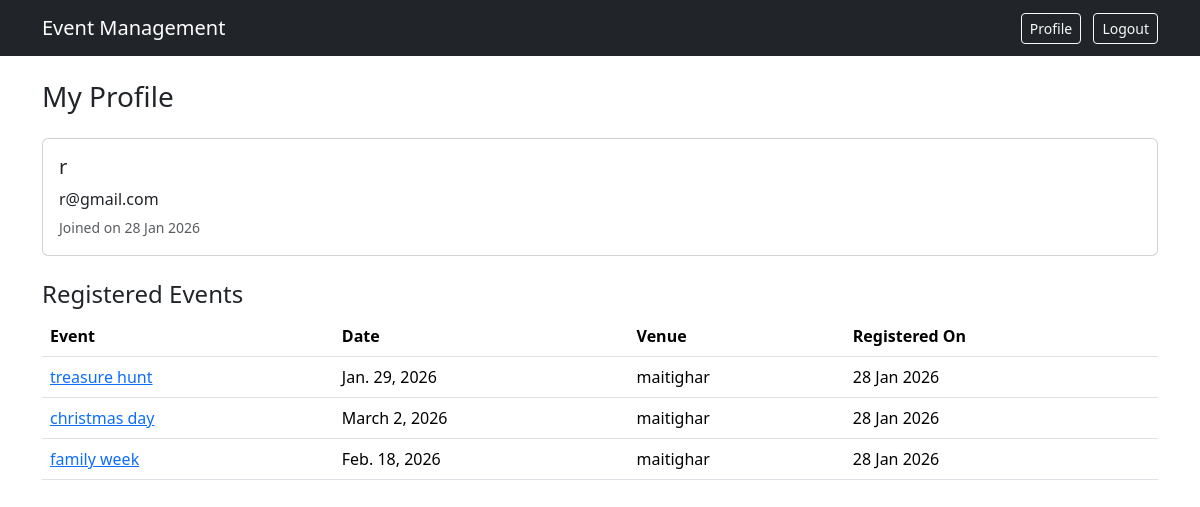
Before: /profile/ (signed in) with the older database file.
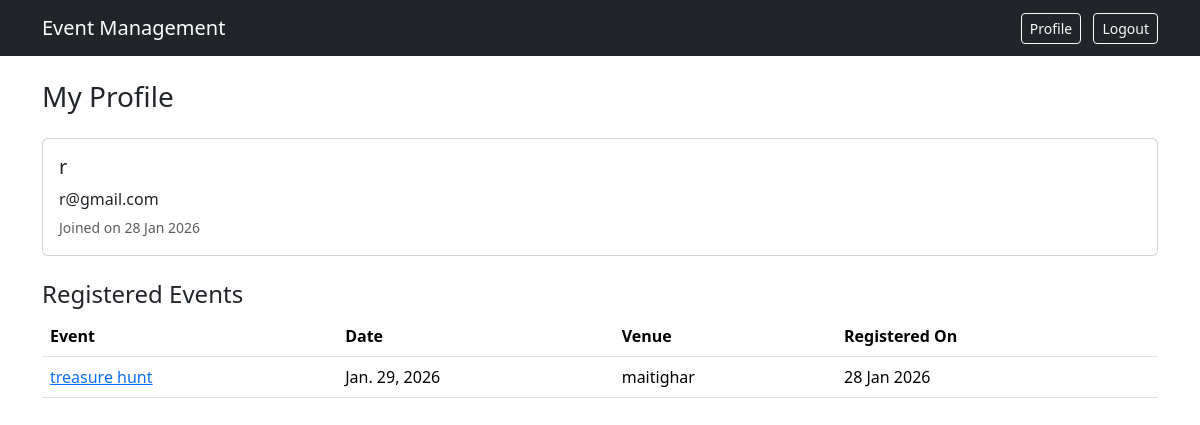
After: the same page with the newer database file.
### events/models.py (models this page shows, shortened)
class EventRegistration(models.Model):
    user=models.ForeignKey(User,on_delete=models.CASCADE)
    event=models.ForeignKey(Event, on_delete=models.CASCADE)
    registered_at=models.DateTimeField(auto_now_add=True)
    class Meta:
        unique_together=('user','event')

class Event(models.Model):
    title=models.CharField(max_length=100)
    description=models.TextField(blank=True)
    date=models.DateField()
    time=models.TimeField()
    venue=models.CharField(max_length=100)
    registration_deadline=models.DateField()
    max_participants=models.IntegerField()
    banner=models.ImageField(upload_to="event_banners/",null=True,blank=True)
    created_at=models.DateTimeField(auto_now_add=True)

### events/views.py (the view)
# urls.py: path('profile/',views.profile,name="profile")
@login_required(login_url='login')
def profile(request):
    registrations = EventRegistration.objects.filter(
        user=request.user
    ).select_related('event').order_by('-registered_at')
    context = {
        'registrations': registrations
    }
    return render(request, 'events/profile.html', context)

### events/templates/events/profile.html
{% extends 'events/base.html' %}
{% block content %}
<h3 class="mb-4">My Profile</h3>
<div class="card mb-4">
    <div class="card-body">
        <h5>{{ request.user.username }}</h5>
        <p class="mb-1">{{ request.user.email }}</p>
        <small class="text-muted">
            Joined on {{ request.user.date_joined|date:"d M Y" }}
        </small>
    </div>
</div>
<h4>Registered Events</h4>
{% if registrations %}
<table class="table">
    <thead>
        <tr>
            <th>Event</th>
            <th>Date</th>
            <th>Venue</th>
            <th>Registered On</th>
        </tr>
    </thead>
    <tbody>
        {% for reg in registrations %}
        <tr>
            <td>
                <a href="{% url 'event_detail' reg.event.id %}">
                    {{ reg.event.title }}
                </a>
            </td>
            <td>{{ reg.event.date }}</td>
            <td>{{ reg.event.venue }}</td>
            <td>{{ reg.registered_at|date:"d M Y" }}</td>
        </tr>
        {% endfor %}
    </tbody>
</table>
{% else %}
<p>You have not registered for any events yet.</p>
{% endif %}
{% endblock %}

### events/templates/events/base.html (shortened to what this page needs)
<!DOCTYPE html>
<html>
<head>
    <link href="https://cdn.jsdelivr.net/npm/bootstrap@5.3.2/dist/css/bootstrap.min.css" rel="stylesheet">
</head>
<body>
<nav class="navbar navbar-dark bg-dark navbar-expand-lg">
  <div class="container">
    <a class="navbar-brand" href="/">Event Management</a>
    <div class="ms-auto">
        {% if user.is_authenticated %}
            <a href="{% url 'profile' %}" class="btn btn-outline-light btn-sm me-2">
                Profile
            </a>
            <a href="{% url 'logout' %}" class="btn btn-outline-light btn-sm">
                Logout
            </a>
        {% endif %}
    </div>
  </div>
</nav>
<div class="container mt-4">
    {% block content %}
    {% endblock %}
</div>
</body>
</html>

Changed rows visible on the page:
removed EventRegistration: event "christmas day", event "March 2, 2026", event.venue "maitighar", registered_at "28 Jan 2026"
removed EventRegistration: event "family week", event "Feb. 18, 2026", event.venue "maitighar", registered_at "28 Jan 2026"
